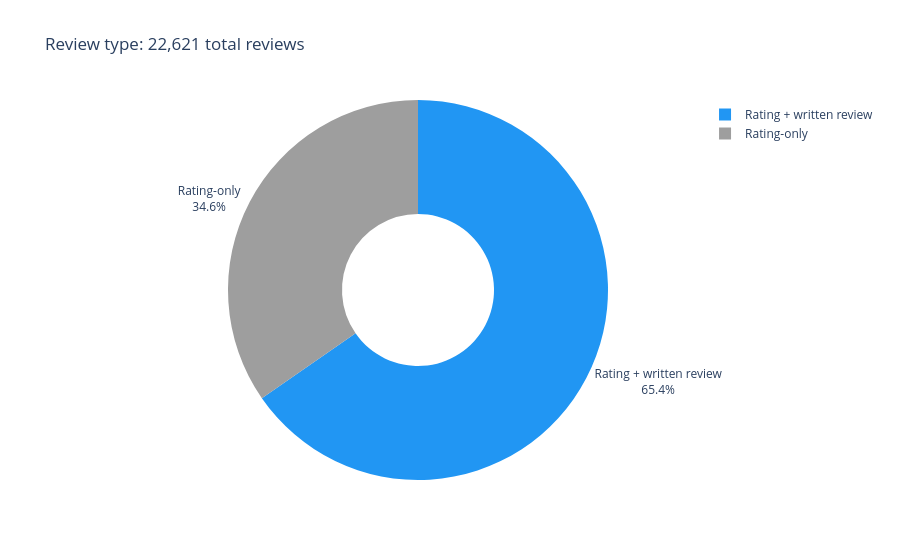

The cell this chart's notebook holds for it:
### Code cell
#| label: fig-review-type
#| fig-cap: "Share of scraped reviews that include written text along the rating vs a star-only rating. About 65% of the 22,621 scraped reviews carries text."
# Star-only vs written reviews
n_text   = reviews['text'].notna().sum()
n_notext = len(reviews) - n_text

fig = go.Figure(go.Pie(
    labels=['Rating + written review', 'Rating-only'],
    values=[n_text, n_notext],
    hole=0.4,
    marker_colors=['#2196F3', '#9E9E9E'],
    textinfo='percent+label',
    textposition='outside',
))
fig.update_layout(title=f'Review type: {len(reviews):,} total reviews')
fig.show()
print(f'Rating + written review: {n_text:,}  ({n_text/len(reviews)*100:.0f}%)')
print(f'Rating-only: {n_notext:,}  ({n_notext/len(reviews)*100:.0f}%)')

### Figure 1 — Plotly figure (JSON) as saved in the notebook; plotly's stock layout.template omitted (floating-point values rounded to 4 significant figures)
{"data": [{"hole": 0.4, "labels": ["Rating + written review", "Rating-only"], "marker": {"colors": ["#2196F3", "#9E9E9E"]}, "textinfo": "percent+label", "textposition": "outside", "type": "pie", "values": [14783, 7838]}], "layout": {"title": {"text": "Review type: 22,621 total reviews"}}}
